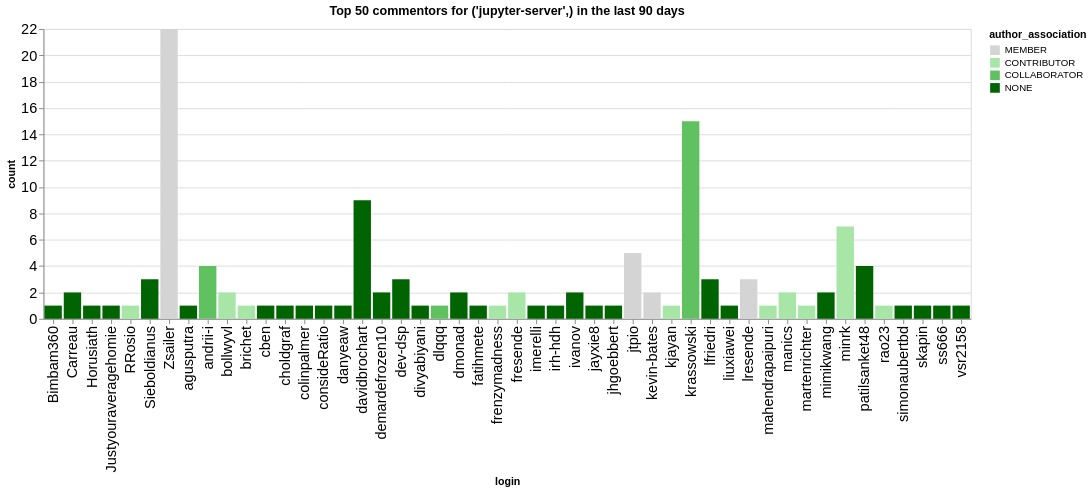

Source (notebook cell):
### Code cell
n_plot = 50
charts = []
for ii, (iorg, idata) in enumerate(commentors.groupby(['org'])):
    title = f"Top {n_plot} commentors for {iorg} in the last {n_days} days"
    idata = idata.groupby('login', as_index=False).agg({'count': 'sum', 'author_association': 'first'})
    idata = idata.sort_values('count', ascending=False).head(n_plot)
    ch = alt.Chart(data=idata.head(n_plot), title=title).mark_bar().encode(
        x='login',
        y='count',
        color=alt.Color('author_association', scale=alt.Scale(domain=author_types, range=author_colors))
    )
    charts.append(ch)
alt.hconcat(*charts)

### Figure 1 — Vega-Lite specification as saved in the notebook (floating-point values rounded to 4 significant figures)
{"config": {"axisLeft": {"labelFontSize": 15}, "axisBottom": {"labelFontSize": 15}}, "hconcat": [{"mark": {"type": "bar"}, "encoding": {"color": {"field": "author_association", "scale": {"domain": ["MEMBER", "CONTRIBUTOR", "COLLABORATOR", "NONE"], "range": ["rgb(211.82745098039214, 211.82745098039214, 211.82745098039214)", "rgb(166.98562091503268, 229.89803921568628, 166.98562091503268)", "rgb(96.37647058823529, 192.75294117647059, 96.37647058823529)", "rgb(0.0, 100.3921568627451, 0.0)"]}, "type": "nominal"}, "x": {"field": "login", "type": "nominal"}, "y": {"field": "count", "type": "quantitative"}}, "title": "Top 50 commentors for ('jupyter-server',) in the last 90 days"}], "data": {"name": "data-5cb5c58fa1d3b40f9f5cc3ef2ea4337e"}, "$schema": "https://vega.github.io/schema/vega-lite/v5.20.1.json", "datasets": {"data-5cb5c58fa1d3b40f9f5cc3ef2ea4337e": [{"login": "Zsailer", "count": 22, "author_association": "MEMBER"}, {"login": "krassowski", "count": 15, "author_association": "COLLABORATOR"}, {"login": "davidbrochart", "count": 9, "author_association": "NONE"}, {"login": "minrk", "count": 7, "author_association": "CONTRIBUTOR"}, {"login": "jtpio", "count": 5, "author_association": "MEMBER"}, {"login": "andrii-i", "count": 4, "author_association": "COLLABORATOR"}, {"login": "patilsanket48", "count": 4, "author_association": "NONE"}, {"login": "Sieboldianus", "count": 3, "author_association": "NONE"}, {"login": "lresende", "count": 3, "author_association": "MEMBER"}, {"login": "dev-dsp", "count": 3, "author_association": "NONE"}, {"login": "lfriedri", "count": 3, "author_association": "NONE"}, {"login": "Carreau", "count": 2, "author_association": "NONE"}, {"login": "bollwyvl", "count": 2, "author_association": "CONTRIBUTOR"}, {"login": "mimikwang", "count": 2, "author_association": "NONE"}, {"login": "manics", "count": 2, "author_association": "CONTRIBUTOR"}, {"login": "ivanov", "count": 2, "author_association": "NONE"}, {"login": "fresende", "count": 2, "author_association": "CONTRIBUTOR"}, {"login": "kevin-bates", "count": 2, "author_association": "MEMBER"}, {"login": "dmonad", "count": 2, "author_association": "NONE"}, {"login": "demardefrozen10", "count": 2, "author_association": "NONE"}, {"login": "danyeaw", "count": 1, "author_association": "NONE"}, {"login": "consideRatio", "count": 1, "author_association": "NONE"}, {"login": "colinpalmer", "count": 1, "author_association": "NONE"}, {"login": "agusputra", "count": 1, "author_association": "NONE"}, {"login": "Bimbam360", "count": 1, "author_association": "NONE"}, {"login": "Justyouraveragehomie", "count": 1, "author_association": "NONE"}, {"login": "Horusiath", "count": 1, "author_association": "NONE"}, {"login": "choldgraf", "count": 1, "author_association": "NONE"}, {"login": "cben", "count": 1, "author_association": "NONE"}, {"login": "brichet", "count": 1, "author_association": "CONTRIBUTOR"}, {"login": "RRosio", "count": 1, "author_association": "CONTRIBUTOR"}, {"login": "frenzymadness", "count": 1, "author_association": "CONTRIBUTOR"}, {"login": "jayxie8", "count": 1, "author_association": "NONE"}, {"login": "jhgoebbert", "count": 1, "author_association": "NONE"}, {"login": "imerelli", "count": 1, "author_association": "NONE"}, {"login": "irh-hdh", "count": 1, "author_association": "NONE"}, {"login": "divyabiyani", "count": 1, "author_association": "NONE"}, {"login": "dlqqq", "count": 1, "author_association": "COLLABORATOR"}, {"login": "fatihmete", "count": 1, "author_association": "NONE"}, {"login": "liuxiawei", "count": 1, "author_association": "NONE"}, {"login": "martenrichter", "count": 1, "author_association": "CONTRIBUTOR"}, {"login": "mahendrapaipuri", "count": 1, "author_association": "CONTRIBUTOR"}, {"login": "kjayan", "count": 1, "author_association": "CONTRIBUTOR"}, {"login": "rao23", "count": 1, "author_association": "CONTRIBUTOR"}, {"login": "simonaubertbd", "count": 1, "author_association": "NONE"}, {"login": "skapin", "count": 1, "author_association": "NONE"}, {"login": "ss666", "count": 1, "author_association": "NONE"}, {"login": "vsr2158", "count": 1, "author_association": "NONE"}]}}
